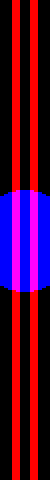
#> input picture oude versies/test1.png, 25 x 240 px (shown 2 times larger)
$ python Epowersimple.py
#> lines starting #> are read from the running program, lines starting #| are printed output that depends on the picture
### oude versies/readimgcolor.py
import numpy as np
from PIL import Image
import os


def filepath(
    filename,
):  # deze functie geeft het path van het bestand zelf terug hoe je het ook uitvoert, zodat het programma het bestand goed kan vinden
    script_dir = os.path.dirname(__file__)
    return os.path.join(script_dir, filename)


def bwplaatje(fname):
    # hier openen we een plaatje
#> called with fname = 'test1.png'
    im = Image.open(filepath(fname), "r")
#> im is the input picture: PIL image 25x240 RGB; mean R, G, B 81.6, 0, 51.8
    w, h = im.size
#> w = 25; h = 240
    print(w, h)
#| 25 240
    # we maken een numpy array van de pixelwaarden in het plaatje
    nim = np.array(im)
    # waar een pixel rood genoeg is zien we als een opening in de slit
    r = np.argwhere(nim[:, :, 0] > 128)
#> r = 1920 pairs, first value 0 to 239, second value 6 to 18
    # het blauwe deel van de pixel bepaalt de relatieve intensiteit op dat punt
    i = np.array([nim[r[:, 0], r[:, 1], 2]]).astype("float64").T / 255
#> i = 1920 values, max 1 at index 762, min 0 at index 0, mean 0.208
    # het groene deel doet op dit moment niets, maar deze zou kunnen worden gebruikt voor een faseverschuiving
    data = np.append(r.astype("float64"), i, 1)
#> data = 1920 rows, first 8: [0, 6, 0], [0, 7, 0], [0, 8, 0], [0, 9, 0], [0, 15, 0], [0, 16, 0], [0, 17, 0], [0, 18, 0]
    # hier draaien we de data om en maken we het midden van het plaatje het coordinaat (0,0)
    data[:, 0] -= (h - 1) / 2
    data[:, 1] -= (w - 1) / 2
    data[:, 0] *= -1
    print(data)
#> (printed output is left out)
    return data

### oude versies/Epowersimple.py
import cmath
import numpy as np
import math
from matplotlib import pyplot as plt
import matplotlib as mpl
import readimgcolor

fname = "test1.png"
wavelength = 500e-9
pixelsize = (0.05e-3, 0.05e-3)
pixelamt = (1, 1)
intensity = 1
emitters = []
observplanez = 3.05e0
observplanesize = (5e-1, 5e-1)
observres = (400, 400)
cmap = mpl.cm.cool


def EV(x, y, wl, intensity, z=0):
    return Emitter(x, y, wl, intensity, z)


def dist(x, y, z):
    return np.sqrt(x ** 2 + y ** 2 + z ** 2)


rekt = np.vectorize(cmath.rect)

# [10 lines of commented-out code are left out]


class Emitter:
    def __init__(self, x: float, y: float, wl: float, intensity: float, z: float = 0):
        self.x = x
        self.y = y
        self.z = z
        self.wl = wl
        self.int = intensity

    def wldist(self, x, y, z):
        d = dist(self.x - x, self.y - y, self.z - z)
        return rekt(self.int / d ** 2, 2 * np.pi * d / self.wl)


bw = readimgcolor.bwplaatje(fname)
#> bw = 1920 rows, first 8: [119.5, -6, 0], [119.5, -5, 0], [119.5, -4, 0], [119.5, -3, 0], [119.5, 3, 0], [119.5, 4, 0], [119.5, 5, 0], [119.5, 6, 0]
EVV = np.vectorize(EV)
# create all emitter instances needed
for line in bw:
    if line[2] != 0:
        xs = np.linspace(
            (line[0] - 0.5) * pixelsize[0], (line[0] + 0.5) * pixelsize[0], pixelamt[0]
        )
        ys = np.linspace(
            (line[1] - 0.5) * pixelsize[1], (line[1] + 0.5) * pixelsize[1], pixelamt[1]
        )
        xx, yy = np.meshgrid(xs, ys)
        emitters.extend(EVV(xx, yy, wavelength, line[2] * intensity).ravel())
#> this loop made 1920 passes
#> (xs, ys, xx, yy) on passes 763, 764, 765, 766, 769, 770, 771, 772, 773, 774, 775, 776: ([0.0012], [-0.000225], [0.0012], [-0.000225]), ([0.0012], [-0.000175], [0.0012], [-0.000175]), ([0.0012], [0.000125], [0.0012], [0.000125]), ([0.0012], [0.000175], [0.0012], [0.000175]), ([0.00115], [-0.000325], [0.00115], [-0.000325]), ([0.00115], [-0.000275], [0.00115], [-0.000275]), ([0.00115], [-0.000225], [0.00115], [-0.000225]), ([0.00115], [-0.000175], [0.00115], [-0.000175]), ([0.00115], [0.000125], [0.00115], [0.000125]), ([0.00115], [0.000175], [0.00115], [0.000175]), ([0.00115], [0.000225], [0.00115], [0.000225]), ([0.00115], [0.000275], [0.00115], [0.000275])
#> xs on pass 804: [0.00095]
#> after the loop, emitters = 400 items
print(f"{len(emitters)} emitters have been created")
#| 400 emitters have been created

# use the emitters to calculate the interference on every point of the target
xs = np.linspace(-observplanesize[0] / 2, observplanesize[0] / 2, observres[0])
ys = np.linspace(-observplanesize[1] / 2, observplanesize[1] / 2, observres[1])
xx, yy = np.meshgrid(xs, ys)
print(f"meshgrid of size {observres[0]} by {observres[1]} has been made")
s = sum([o.wldist(xx, yy, observplanez) for o in emitters])
#> in dist, `return np.sqrt(x ** 2 + y ** 2 + z ** 2)`:
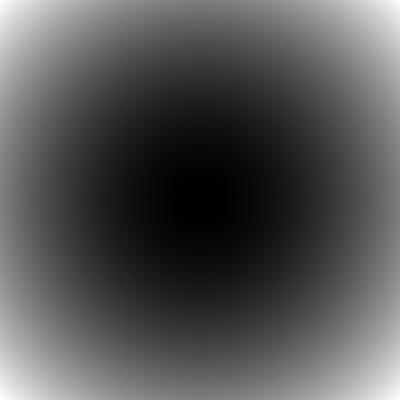
#> returned value: shape (400, 400) float64; min 3.05, max 3.07, mean 3.06; drawn with min black and max white
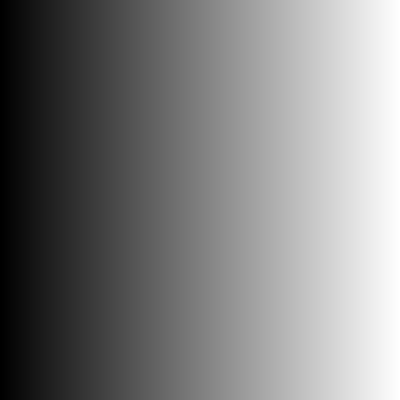
#> xx: shape (400, 400) float64; min -0.25, max 0.25, mean -9.85e-18; drawn with min black and max white
I = np.abs(s)
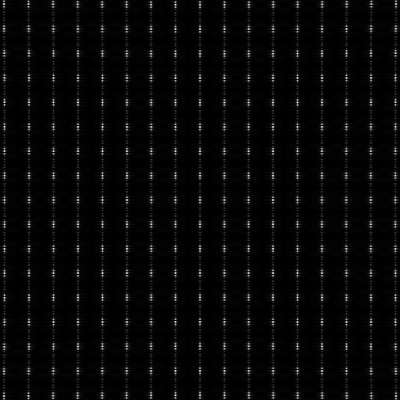
#> I: shape (400, 400) float64; min 0.000241, max 26.25, mean 0.8; drawn with min black and max white
plt.pcolormesh(xx, yy, I, cmap=cmap)
plt.colorbar()
plt.show()
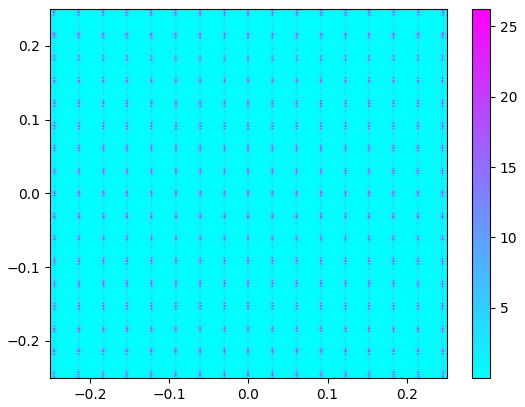
#> figure drawn by matplotlib, 2 panels
